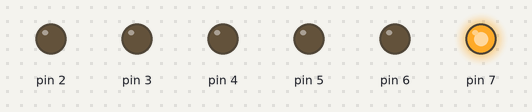
This sketch was run on a simulated Arduino Uno, built with avr-gcc and run on an emulated ATmega328P. On the bench: output pins drawn as LEDs (lit = HIGH).

Above: at 0.1 s.
At 0.5 s:
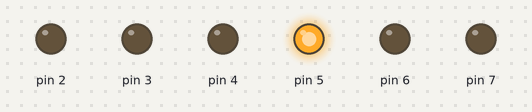
At 1.3 s:
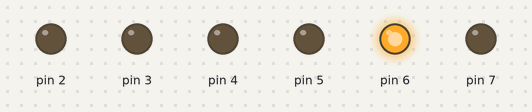
At 1.9 s:
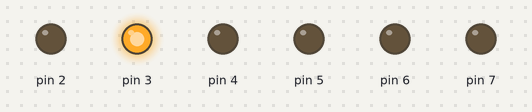
At 2.7 s:
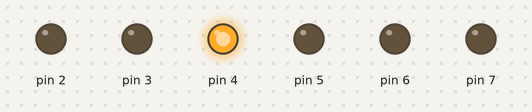
Timing chart, 0 to 3.0 s (numbered marks = the images above):
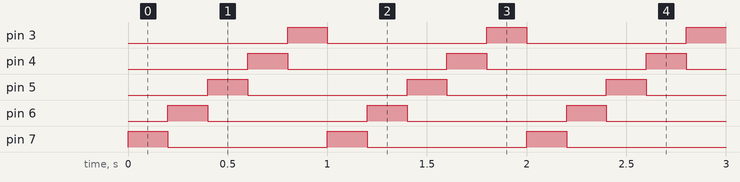

Measured:
- by itself, pin 3–7: alternates HIGH for 0.20 s and LOW for 0.80 s
- by itself, everything shown: repeats every 1.0 s, in 5 steps

The sketch:

Multiplexor.ino
```cpp
/*
---------------------------------------
| Ejemplo de Multiplexado con Arduino |        Diseñado por Antony García González, del Panama Hitek Creative Team
---------------------------------------
Este es un ejemplo sobre el efecto que causa el aumento de la frecuencia de multiplexado de una fila de LEDs en el ojo humano.
A partir de determinada frecuencia dejamos de percibir el parpadeo del LED y parece que los 5 LEDs están encendidos a la vez,
cuando en realidad tenemos solo 1 LED encendido en un instante en específico, cambiando a una alta frecuencia.

Este sketch funciona junto a una aplicación en Java, la cual se puede descargar desde el siguiente enlace:
https://github.com/PanamaHitek/ArduinoMultiplexor

Un video con este ejemplo funcionando está disponible en la siguiente dirección:
https://www.youtube.com/watch?v=9youHjA_fWA

*/

//Variable que establece el delay entre un LED y otro
int time = 200;

void setup() {
  //Registro PORT
  DDRD = B11111100;
  Serial.begin(9600);
}

void loop() {

  if (Serial.available() > 0) {
    delay(1);
    String input = "";
    while (Serial.available() > 0) {
      //Se lee el mensaje en el puerto serie
      int incomingChar = Serial.read();

      //Se verifica si lo que se está recibiendo es o no un punto. Un punto es lo que separa un mensaje de otro
      //En ASCII el 46 representa un mpunto (.)
      if (incomingChar != 46) {
        input += (char)incomingChar;
      }
      else
      {
        time = input.toInt();
        break;
      }
    }
  }

  //Secuencia de encendido de LEDs usando PORT

  PORTD = B10000000;
  delay(time);
  PORTD = B01000000;
  delay(time);
  PORTD = B00100000;
  delay(time);
  PORTD = B00010000;
  delay(time);
  PORTD = B00001000;
  delay(time);

}
```
